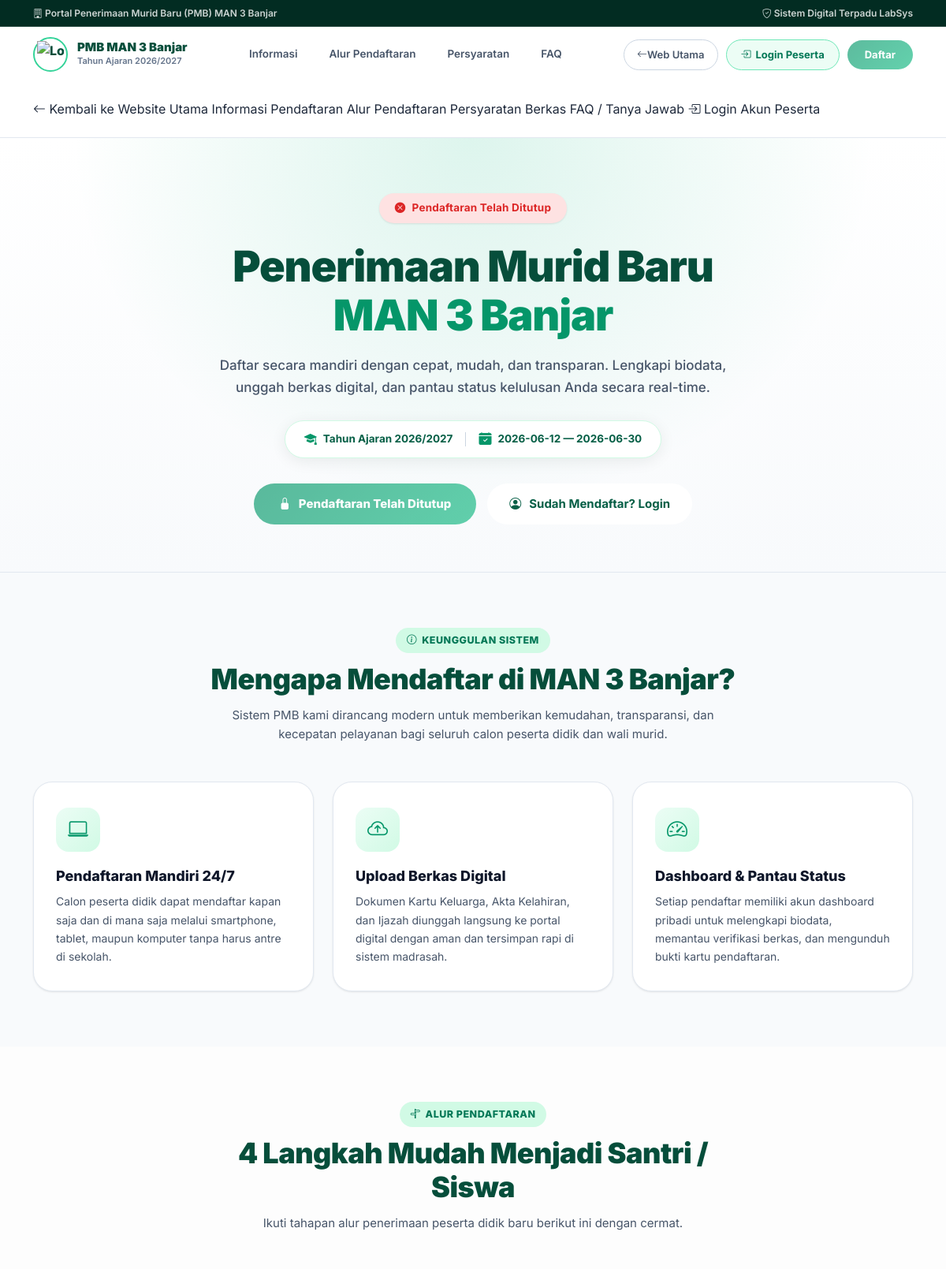
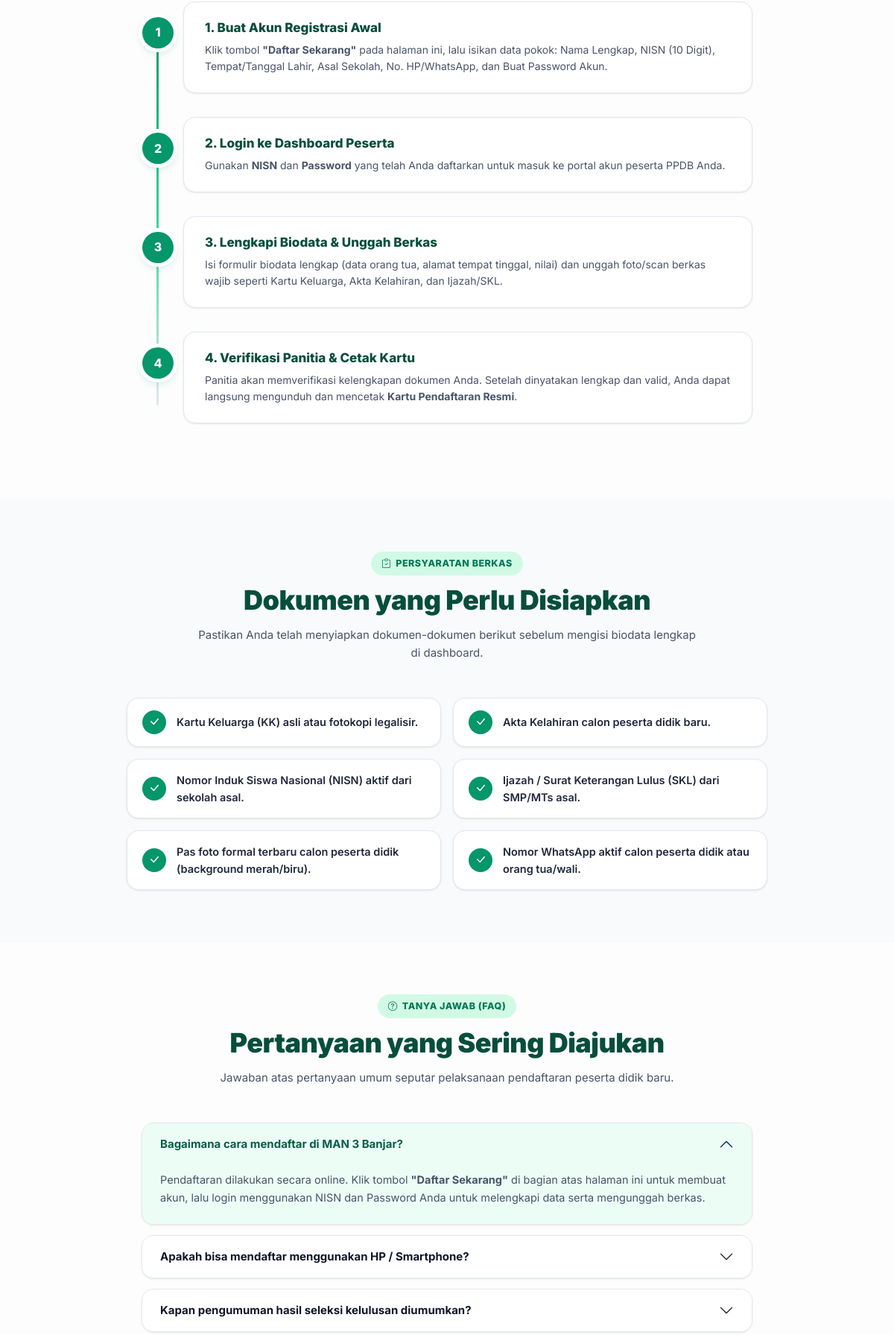
The page /index.php/ppdb (upper part) on the database its author committed (2 pictures, top to bottom).
### tables this page shows
CREATE TABLE `settings` (
  `id` int(11) NOT NULL AUTO_INCREMENT,
  `tahun_ajaran` varchar(20) DEFAULT NULL,
  `status_ppdb` varchar(20) DEFAULT 'Dibuka',
  `tanggal_mulai` date DEFAULT NULL,
  `tanggal_selesai` date DEFAULT NULL,
  `pengumuman_ppdb` text DEFAULT NULL,
  `semester_aktif` enum('Ganjil','Genap') DEFAULT 'Ganjil',
  `tanggal_update` datetime DEFAULT current_timestamp(),
  `kepala_madrasah_ptk_id` int(11) DEFAULT NULL,
  `nama_ppdb` varchar(50) DEFAULT 'PPDB',
  `pamflet_ppdb` varchar(255) DEFAULT NULL,
  `persyaratan_ppdb` text DEFAULT NULL,
  `judul_panjang_ppdb` varchar(150) DEFAULT 'Penerimaan Murid Baru',
  PRIMARY KEY (`id`)
);

### application/controllers/Ppdb.php (called while the page is built, shortened)
<?php
class Ppdb extends CI_Controller {
    private function get_nama_ppdb() {
        $settings = $this->db->get('settings')->row();
        return (isset($settings->nama_ppdb) && $settings->nama_ppdb) ? $settings->nama_ppdb : 'PPDB';
    }
    public function index(){
        $data['settings'] = $this->db->get('settings')->row();
        $data['profil_website'] = $this->db->limit(1)->get('website_profil')->row();
        $data['nama_ppdb'] = $this->get_nama_ppdb();
        $this->load->view('public/ppdb', $data);
    }
}

### index.php (called while the page is built, shortened)
<?php
require_once BASEPATH.'core/CodeIgniter.php';

### application/views/public/ppdb.php (the view, shortened to what this page needs)
<!DOCTYPE html>
<html lang="id">
<head>
<link href="https://cdn.jsdelivr.net/npm/bootstrap@5.3.0/dist/css/bootstrap.min.css" rel="stylesheet">
<link href="https://cdn.jsdelivr.net/npm/bootstrap-icons@1.11.3/font/bootstrap-icons.min.css" rel="stylesheet">
<?php
$nama          = htmlspecialchars($nama_ppdb ?? 'PMB');
$judul_panjang = !empty($settings->judul_panjang_ppdb) ? htmlspecialchars($settings->judul_panjang_ppdb) : ($nama == 'PMB' ? 'Penerimaan Murid Baru' : 'Penerimaan Peserta Didik Baru');
$ta            = isset($settings->tahun_ajaran) ? htmlspecialchars($settings->tahun_ajaran) : date('Y').'/'.(date('Y')+1);
$tgl_mulai     = $settings->tanggal_mulai ?? '';
$tgl_selesai   = $settings->tanggal_selesai ?? '';
$today         = date('Y-m-d');
$nama_madrasah = !empty($profil_website->nama_madrasah) ? $profil_website->nama_madrasah : 'MAN 3 Banjar';
$is_open        = true;
$status_label   = 'Pendaftaran Sedang Dibuka';
$status_color   = '#16a34a';
$status_bg      = '#dcfce7';
$status_icon    = 'bi-check-circle-fill';
if(!empty($tgl_mulai) && $today < $tgl_mulai) {
    $is_open        = false;
    $countdown_date = $tgl_mulai;
    $status_label   = 'Pendaftaran Segera Dibuka';
    $status_color   = '#d97706';
    $status_bg      = '#fef3c7';
    $status_icon    = 'bi-clock-fill';
} elseif(!empty($tgl_selesai) && $today > $tgl_selesai) {
    $is_open        = false;
    $status_label   = 'Pendaftaran Telah Ditutup';
    $status_color   = '#dc2626';
    $status_bg      = '#fee2e2';
    $status_icon    = 'bi-x-circle-fill';
}
$persyaratan_default = [
    "Kartu Keluarga (KK) asli atau fotokopi legalisir.",
    "Akta Kelahiran calon peserta didik baru.",
    "Nomor Induk Siswa Nasional (NISN) aktif dari sekolah asal.",
    "Ijazah / Surat Keterangan Lulus (SKL) dari SMP/MTs asal.",
    "Pas foto formal terbaru calon peserta didik (background merah/biru).",
    "Nomor WhatsApp aktif calon peserta didik atau orang tua/wali."
];
$syarat_list = $persyaratan_default;
?>
</head>
<body>
<div class="ppdb-topbar">
    <div class="container ppdb-topbar-inner">
        <span><i class="bi bi-building"></i> Portal <?= $judul_panjang ?> (<?= $nama ?>) <?= $nama_madrasah ?></span>
        <span><i class="bi bi-shield-check"></i> Sistem Digital Terpadu LabSys</span>
    </div>
</div>
<nav class="ppdb-nav" id="mainNav">
    <div class="container">
        <a href="<?= base_url() ?>" class="nav-brand">
            <div class="nav-brand-logo">
                <img src="<?= base_url('assets/img/logo-madrasah.png') ?>" alt="Logo <?= $nama_madrasah ?>" onerror="this.src='https://cdn-icons-png.flaticon.com/512/2997/2997295.png'">
            </div>
            <div class="nav-brand-text">
                <strong><?= $nama ?> <?= $nama_madrasah ?></strong>
                <small>Tahun Ajaran <?= $ta ?></small>
            </div>
        </a>
        <div class="nav-links">
            <a href="#informasi">Informasi</a>
            <a href="#alur">Alur Pendaftaran</a>
            <a href="#persyaratan">Persyaratan</a>
            <a href="#faq">FAQ</a>
        </div>
        <div class="nav-cta">
            <a href="<?= base_url() ?>" class="btn-nav-back d-none d-md-inline-flex">
                <i class="bi bi-arrow-left"></i> Web Utama
            </a>
            <a href="<?= base_url('ppdb/login') ?>" class="btn-nav-login">
                <i class="bi bi-box-arrow-in-right"></i> Login Peserta
            </a>
            <?php if($is_open): ?>
                <button type="button" class="btn-nav-daftar" data-bs-toggle="modal" data-bs-target="#modalDaftarPpdb">
                    <i class="bi bi-pencil-square"></i> Daftar
                </button>
            <?php else: ?>
                <button type="button" class="btn-nav-daftar disabled" disabled>Daftar</button>
            <?php endif; ?>
        </div>
    </div>
    <div class="container">
        <div class="nav-mobile-menu" id="navMobileMenu">
            <a href="<?= base_url() ?>"><i class="bi bi-arrow-left"></i> Kembali ke Website Utama</a>
            <a href="#informasi">Informasi Pendaftaran</a>
            <a href="#alur">Alur Pendaftaran</a>
            <a href="#persyaratan">Persyaratan Berkas</a>
            <a href="#faq">FAQ / Tanya Jawab</a>
            <a href="<?= base_url('ppdb/login') ?>"><i class="bi bi-box-arrow-in-right"></i> Login Akun Peserta</a>
        </div>
    </div>
</nav>
<header class="hero">
    <div class="container">
        <div class="hero-status" style="background: <?= $status_bg ?>; color: <?= $status_color ?>;">
            <i class="bi <?= $status_icon ?>"></i> <?= $status_label ?>
        </div>
        <h1><?= $judul_panjang ?><br><span><?= $nama_madrasah ?></span></h1>
        <p class="hero-sub">
            Daftar secara mandiri dengan cepat, mudah, dan transparan. Lengkapi biodata, unggah berkas digital, dan pantau status kelulusan Anda secara real-time.
        </p>
        <div class="hero-info-bar">
            <div class="hero-info-item">
                <i class="bi bi-mortarboard-fill"></i> Tahun Ajaran <?= $ta ?>
            </div>
            <?php if(!empty($tgl_mulai) && !empty($tgl_selesai)): ?>
                <div class="hero-info-item">
                    <i class="bi bi-calendar-check-fill"></i> <?= function_exists('tanggal_indo') ? tanggal_indo($tgl_mulai) : $tgl_mulai ?> — <?= function_exists('tanggal_indo') ? tanggal_indo($tgl_selesai) : $tgl_selesai ?>
                </div>
            <?php endif; ?>
        </div>
        <div class="hero-actions">
            <?php if($is_open): ?>
                <button type="button" class="btn-hero-main" data-bs-toggle="modal" data-bs-target="#modalDaftarPpdb">
                    <i class="bi bi-pencil-square"></i> Daftar Sekarang
                </button>
            <?php else: ?>
                <button type="button" class="btn-hero-main disabled" disabled>
                    <i class="bi bi-lock-fill"></i> <?= $status_label ?>
                </button>
            <?php endif; ?>
            <a href="<?= base_url('ppdb/login') ?>" class="btn-hero-soft">
                <i class="bi bi-person-circle"></i> Sudah Mendaftar? Login
            </a>
        </div>
    </div>
</header>
<section class="section section-alt" id="informasi">
    <div class="container">
        <div class="section-head">
            <div class="section-tag"><i class="bi bi-info-circle"></i> Keunggulan Sistem</div>
            <h2>Mengapa Mendaftar di <?= $nama_madrasah ?>?</h2>
            <p>Sistem <?= $nama ?> kami dirancang modern untuk memberikan kemudahan, transparansi, dan kecepatan pelayanan bagi seluruh calon peserta didik dan wali murid.</p>
        </div>
        <div class="info-grid">
            <div class="info-card">
                <div class="info-card-icon"><i class="bi bi-laptop"></i></div>
                <h5>Pendaftaran Mandiri 24/7</h5>
                <p>Calon peserta didik dapat mendaftar kapan saja dan di mana saja melalui smartphone, tablet, maupun komputer tanpa harus antre di sekolah.</p>
            </div>
            <div class="info-card">
                <div class="info-card-icon"><i class="bi bi-cloud-arrow-up"></i></div>
                <h5>Upload Berkas Digital</h5>
                <p>Dokumen Kartu Keluarga, Akta Kelahiran, dan Ijazah diunggah langsung ke portal digital dengan aman dan tersimpan rapi di sistem madrasah.</p>
            </div>
            <div class="info-card">
                <div class="info-card-icon"><i class="bi bi-speedometer2"></i></div>
                <h5>Dashboard & Pantau Status</h5>
                <p>Setiap pendaftar memiliki akun dashboard pribadi untuk melengkapi biodata, memantau verifikasi berkas, dan mengunduh bukti kartu pendaftaran.</p>
            </div>
        </div>
    </div>
</section>
<section class="section" id="alur">
    <div class="container">
        <div class="section-head">
            <div class="section-tag"><i class="bi bi-signpost-split"></i> Alur Pendaftaran</div>
            <h2>4 Langkah Mudah Menjadi Santri / Siswa</h2>
            <p>Ikuti tahapan alur penerimaan peserta didik baru berikut ini dengan cermat.</p>
        </div>
        <div class="timeline">
            <div class="timeline-item">
                <div class="timeline-dot">1</div>
                <h5>1. Buat Akun Registrasi Awal</h5>
                <p>Klik tombol <strong>"Daftar Sekarang"</strong> pada halaman ini, lalu isikan data pokok: Nama Lengkap, NISN (10 Digit), Tempat/Tanggal Lahir, Asal Sekolah, No. HP/WhatsApp, dan Buat Password Akun.</p>
            </div>
            <div class="timeline-item">
                <div class="timeline-dot">2</div>
                <h5>2. Login ke Dashboard Peserta</h5>
                <p>Gunakan <strong>NISN</strong> dan <strong>Password</strong> yang telah Anda daftarkan untuk masuk ke portal akun peserta PPDB Anda.</p>
            </div>
            <div class="timeline-item">
                <div class="timeline-dot">3</div>
                <h5>3. Lengkapi Biodata & Unggah Berkas</h5>
                <p>Isi formulir biodata lengkap (data orang tua, alamat tempat tinggal, nilai) dan unggah foto/scan berkas wajib seperti Kartu Keluarga, Akta Kelahiran, dan Ijazah/SKL.</p>
            </div>
            <div class="timeline-item">
                <div class="timeline-dot">4</div>
                <h5>4. Verifikasi Panitia & Cetak Kartu</h5>
                <p>Panitia akan memverifikasi kelengkapan dokumen Anda. Setelah dinyatakan lengkap dan valid, Anda dapat langsung mengunduh dan mencetak <strong>Kartu Pendaftaran Resmi</strong>.</p>
            </div>
        </div>
    </div>
</section>
<section class="section <?= empty($settings->pamflet_ppdb) ? 'section-alt' : '' ?>" id="persyaratan">
    <div class="container">
        <div class="section-head">
            <div class="section-tag"><i class="bi bi-clipboard-check"></i> Persyaratan Berkas</div>
            <h2>Dokumen yang Perlu Disiapkan</h2>
            <p>Pastikan Anda telah menyiapkan dokumen-dokumen berikut sebelum mengisi biodata lengkap di dashboard.</p>
        </div>
        <div class="req-grid">
            <?php foreach($syarat_list as $syarat): ?>
            <div class="req-item">
                <div class="req-check"><i class="bi bi-check-lg"></i></div>
                <span><?= htmlspecialchars($syarat) ?></span>
            </div>
            <?php endforeach; ?>
        </div>
    </div>
</section>
<section class="section" id="faq">
    <div class="container">
        <div class="section-head">
            <div class="section-tag"><i class="bi bi-question-circle"></i> Tanya Jawab (FAQ)</div>
            <h2>Pertanyaan yang Sering Diajukan</h2>
            <p>Jawaban atas pertanyaan umum seputar pelaksanaan pendaftaran peserta didik baru.</p>
        </div>
        <div class="faq-wrap">
            <div class="accordion" id="faqAccordion">
                <div class="accordion-item">
                    <h2 class="accordion-header">
                        <button class="accordion-button" type="button" data-bs-toggle="collapse" data-bs-target="#faq1" aria-expanded="true">
                            Bagaimana cara mendaftar di <?= $nama_madrasah ?>?
                        </button>
                    </h2>
                    <div id="faq1" class="accordion-collapse collapse show" data-bs-parent="#faqAccordion">
                        <div class="accordion-body">
                            Pendaftaran dilakukan secara online. Klik tombol <strong>"Daftar Sekarang"</strong> di bagian atas halaman ini untuk membuat akun, lalu login menggunakan NISN dan Password Anda untuk melengkapi data serta mengunggah berkas.
                        </div>
                    </div>
                </div>
                <div class="accordion-item">
                    <h2 class="accordion-header">
                        <button class="accordion-button collapsed" type="button" data-bs-toggle="collapse" data-bs-target="#faq2">
                            Apakah bisa mendaftar menggunakan HP / Smartphone?
                        </button>
                    </h2>
                </div>
                <div class="accordion-item">
                    <h2 class="accordion-header">
                        <button class="accordion-button collapsed" type="button" data-bs-toggle="collapse" data-bs-target="#faq3">
                            Kapan pengumuman hasil seleksi kelulusan diumumkan?
                        </button>
                    </h2>
                </div>
            </div>
        </div>
    </div>
</section>
</body>
</html>

### rows shown on the page
settings: judul_panjang_ppdb "Penerimaan Murid Baru", tahun_ajaran "2026/2027", status_label "Pendaftaran Telah Ditutup", tanggal_mulai "2026-06-12", tanggal_selesai "2026-06-30"

### other values the page prints
$nama "PMB"
$nama_madrasah "MAN 3 Banjar"
$syarat "Kartu Keluarga (KK) asli atau fotokopi legalisir."
$syarat "Akta Kelahiran calon peserta didik baru."
$syarat "Nomor Induk Siswa Nasional (NISN) aktif dari sekolah asal."
$syarat "Ijazah / Surat Keterangan Lulus (SKL) dari SMP/MTs asal."
$syarat "Pas foto formal terbaru calon peserta didik (background merah/biru)."
$syarat "Nomor WhatsApp aktif calon peserta didik atau orang tua/wali."
